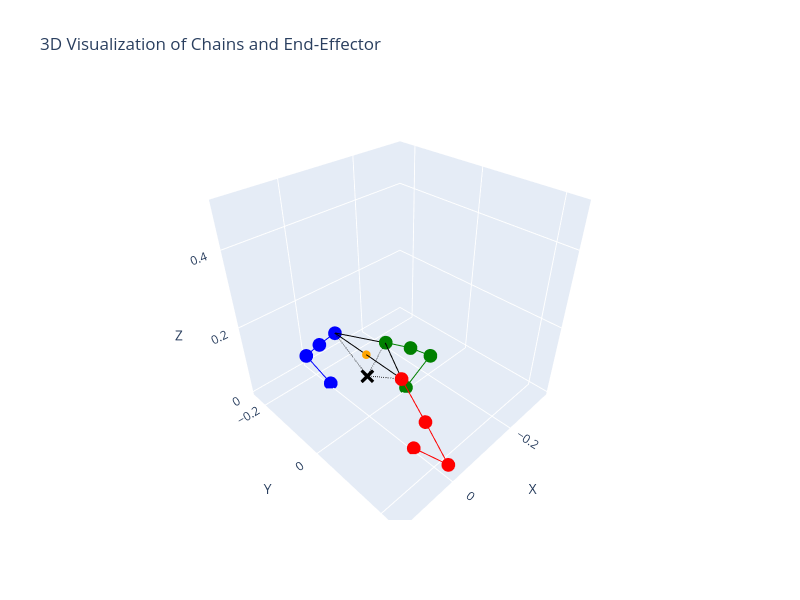

Notebook source saved alongside this figure:
### Code cell
# Run Inverse Kinematics
num_runs = 1000  # You can change this value as needed

print(f"Running Inverse Kinematics {num_runs} times for timing...")
start_time = timeit.default_timer()
for _ in range(num_runs):
    ik_joint_params, loss = inverse_kinematics(pose, x0=ik_x0)
ik_joint_params.block_until_ready() # Block until the last computation is finished
end_time = timeit.default_timer()

total_time = end_time - start_time
print(f"Total IK execution time for {num_runs} runs: {total_time:.4f} seconds")
print(f"Average execution time per run: {total_time / num_runs:.6f} seconds")

print("Resulting Joint Parameters (degrees):", jnp.rad2deg(ik_joint_params[:4]))
print("Resulting Passive Parameters (degrees):", jnp.rad2deg(ik_joint_params[4:]))
print(f"Final loss: {loss:.6f}")

visualize_robot(*pose, *ik_joint_params)

### Figure 1 — Plotly figure (JSON) as saved in the notebook; plotly's stock layout.template omitted (floating-point values rounded to 4 significant figures)
{"data": [{"line": {"color": "red"}, "mode": "lines+markers", "name": "Chain 1", "type": "scatter3d", "x": [0, 0, 0, 5.929e-05], "y": [0.141, 0.2357, 0.1709, 0.1042], "z": [0, 0.03216, 0.1084, 0.1829]}, {"line": {"color": "green"}, "mode": "lines+markers", "name": "Chain 2", "type": "scatter3d", "x": [-0.12, -0.2059, -0.134, -0.05618], "y": [0, 0, 0, -5.588e-07], "z": [0, 0.05118, 0.1207, 0.1835]}, {"line": {"color": "blue"}, "mode": "lines+markers", "name": "Chain 3", "type": "scatter3d", "x": [0, 0, 0, -5.93e-05], "y": [-0.141, -0.2357, -0.1709, -0.1042], "z": [0, 0.03216, 0.1084, 0.1829]}, {"marker": {"color": "black", "size": 5, "symbol": "x"}, "mode": "markers", "name": "A", "type": "scatter3d", "x": [0], "y": [0], "z": [0.12]}, {"marker": {"color": "red", "size": 5}, "mode": "markers", "name": "E1", "type": "scatter3d", "x": [0], "y": [0.105], "z": [0.183]}, {"marker": {"color": "green", "size": 5}, "mode": "markers", "name": "E2", "type": "scatter3d", "x": [-0.055], "y": [0], "z": [0.183]}, {"marker": {"color": "blue", "size": 5}, "mode": "markers", "name": "E3", "type": "scatter3d", "x": [0], "y": [-0.105], "z": [0.183]}, {"marker": {"color": "orange", "size": 5}, "mode": "markers", "name": "E_o", "type": "scatter3d", "x": [0], "y": [0], "z": [0.183]}, {"line": {"color": "black", "dash": "solid"}, "mode": "lines", "name": "Edge 1", "showlegend": false, "type": "scatter3d", "x": [0, -0.055], "y": [0.105, 0], "z": [0.183, 0.183]}, {"line": {"color": "black", "dash": "solid"}, "mode": "lines", "name": "Edge 2", "showlegend": false, "type": "scatter3d", "x": [-0.055, 0], "y": [0, -0.105], "z": [0.183, 0.183]}, {"line": {"color": "black", "dash": "solid"}, "mode": "lines", "name": "Edge 3", "showlegend": false, "type": "scatter3d", "x": [0, 0], "y": [-0.105, 0.105], "z": [0.183, 0.183]}, {"line": {"color": "black", "dash": "dash"}, "mode": "lines", "name": "A to E1", "type": "scatter3d", "x": [0, 0], "y": [0, 0.105], "z": [0.12, 0.183]}, {"line": {"color": "black", "dash": "dash"}, "mode": "lines", "name": "A to E2", "type": "scatter3d", "x": [0, -0.055], "y": [0, 0], "z": [0.12, 0.183]}, {"line": {"color": "black", "dash": "dash"}, "mode": "lines", "name": "A to E3", "type": "scatter3d", "x": [0, 0], "y": [0, -0.105], "z": [0.12, 0.183]}], "layout": {"height": 600, "scene": {"aspectmode": "manual", "aspectratio": {"x": 1, "y": 1, "z": 1}, "xaxis": {"range": [-0.35, 0.15], "title": {"text": "X"}}, "yaxis": {"range": [-0.25, 0.25], "title": {"text": "Y"}}, "zaxis": {"range": [-0.01, 0.51], "title": {"text": "Z"}}}, "showlegend": false, "title": {"text": "3D Visualization of Chains and End-Effector"}, "width": 800}}
